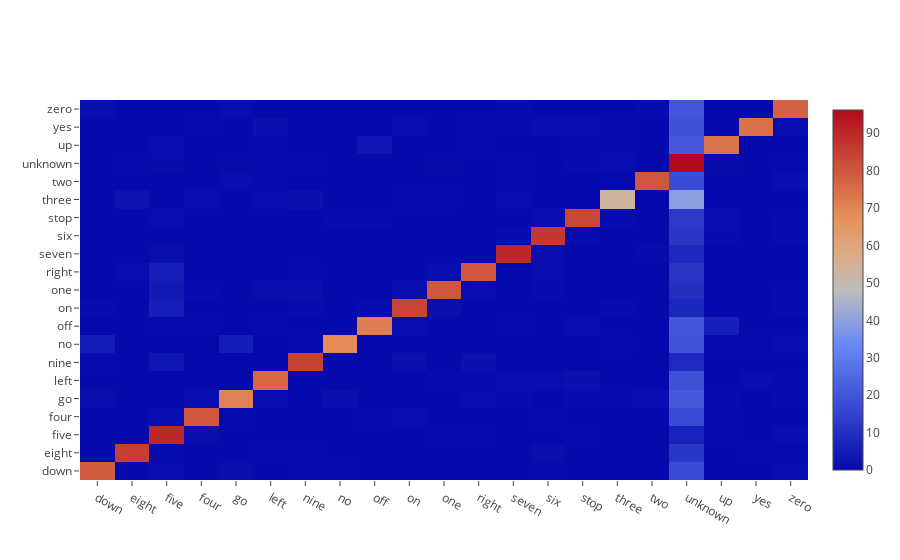

This figure's notebook cell:
### Markdown cell above
#### Architecture 2

### Code cell
cm = confusion_matrix(labels, n_arch2_labels)
cm = cm.astype('float') / cm.sum(axis=1)[:, np.newaxis] * 100
py.iplot([go.Heatmap(z=cm, x=encoder.classes_, y=encoder.classes_)], filename='n_arch2_confusion_matrix')

### Figure 1 — Plotly figure (JSON) as saved in the notebook; plotly's stock layout.template omitted (floating-point values rounded to 4 significant figures; data arrays with more than 128 entries replaced by an {"elided": "..."} marker saying what was removed)
{"data": [{"type": "heatmap", "x": ["down", "eight", "five", "four", "go", "left", "nine", "no", "off", "on", "one", "right", "seven", "six", "stop", "three", "two", "unknown", "up", "yes", "zero"], "y": ["down", "eight", "five", "four", "go", "left", "nine", "no", "off", "on", "one", "right", "seven", "six", "stop", "three", "two", "unknown", "up", "yes", "zero"], "z": {"elided": "21x21 float values"}}], "layout": {}}
